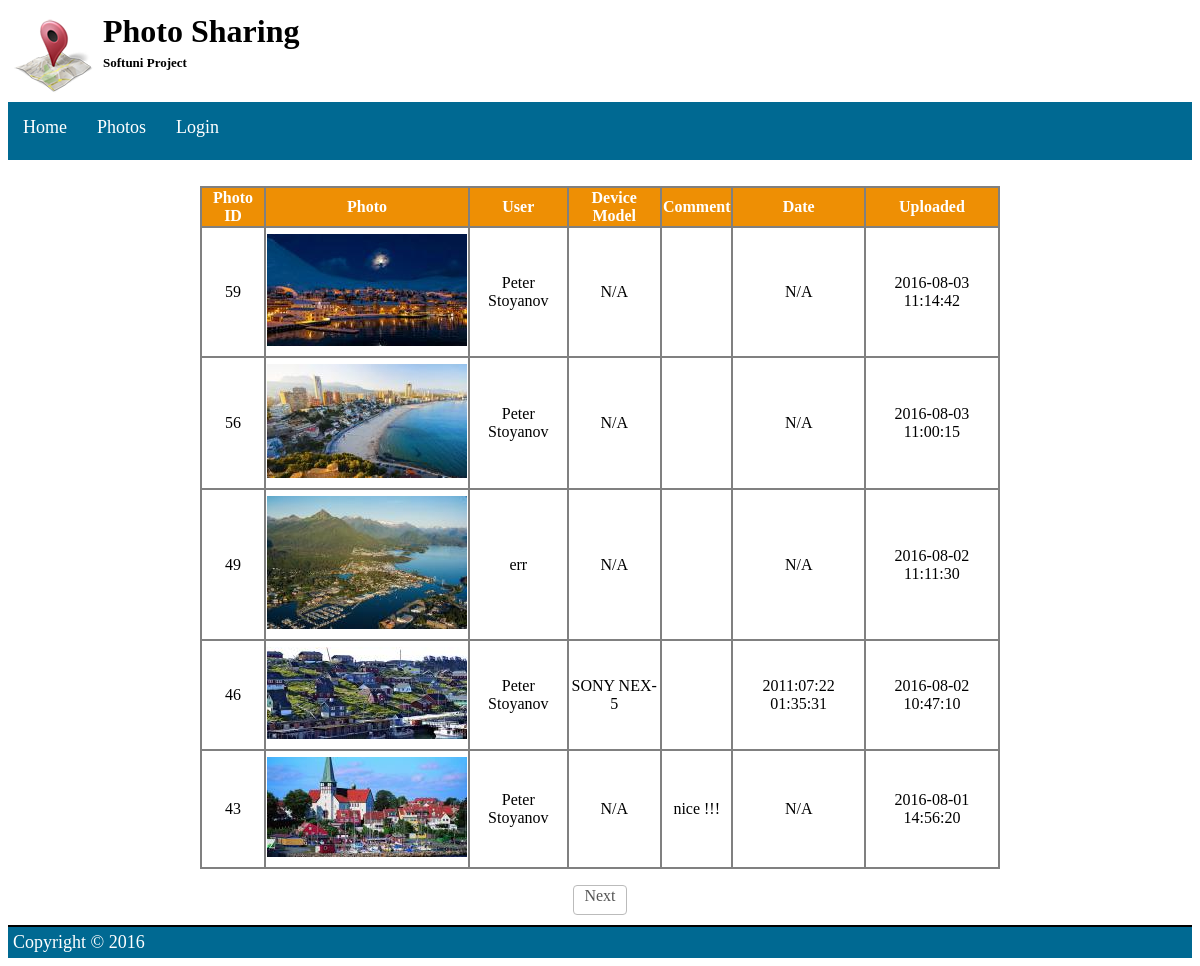
The page /?page=photos on the database its author committed.
### tables this page shows
CREATE TABLE `photos` (
  `id` int(11) NOT NULL,
  `user_id` int(11) DEFAULT NULL,
  `upload_time` timestamp NOT NULL DEFAULT CURRENT_TIMESTAMP,
  `date` varchar(150) NOT NULL,
  `lat` double DEFAULT NULL,
  `long` double DEFAULT NULL,
  `comment` text,
  `filename` varchar(120) DEFAULT NULL,
  `device_model` varchar(200) NOT NULL
);

CREATE TABLE `users` (
  `id` int(11) NOT NULL,
  `username` varchar(50) DEFAULT NULL,
  `password` varchar(100) DEFAULT NULL,
  `fullname` varchar(50) DEFAULT NULL
);

### index.php (called while the page is built, shortened)
<?php
$defaultPage = 'home';
$pages = [];
$files = scandir('pages');
unset($files[0]);
unset($files[1]);
foreach ($files as $file) {
    $pages[] = str_replace('.php', '', $file);
}
if (isset($_GET['page'])) {
    if (in_array($_GET['page'], $pages)) {
        $page = $_GET['page'];
    } else {
        $page = $defaultPage;
    }
} else {
    $page = $defaultPage;
}
require_once 'view/layout.php';

### pages/photos.php (the view, shortened to what this page needs)
<?php
global $con;
if (isset($_GET['p'])) {
    $p = $_GET['p'];
} else {
    $p = 0;
}
$result = mysqli_query($con, "SELECT COUNT(*) FROM photos");
$max = mysqli_fetch_all($result);
$max = (int)$max[0][0];
$start = $p*5;
$result = mysqli_query($con, "SELECT photos.id, `lat`,`long`,`filename`,`comment`,`upload_time`,`date`,`device_model`,`fullname` as user_name FROM photos JOIN users ON photos.user_id = users.id ORDER BY `upload_time` DESC LIMIT $start, 5");
$pnext = $p + 1;
?>
<div class="row">
    <div class="border">
            <p>
            <table class="table" width='100%'>
                <tr>
                    <th class="table">Photo ID</th>
                    <th class="table">Photo</th>
                    <th class="table">User</th>
                    <th class="table">Device Model</th>
                    <th class="table">Comment</th>
                    <th class="table">Date</th>
                    <th class="table">Uploaded</th>
                </tr>
                <?php
                while ($row = mysqli_fetch_array($result)) {
                    $id = htmlspecialchars($row['id']);
                    $username = htmlspecialchars($row['user_name']);
                    $uploadTime = htmlspecialchars($row['upload_time']);
                    $date = htmlspecialchars($row['date']);
                    $comment = htmlspecialchars($row['comment']);
                    $deviceModel = htmlspecialchars($row['device_model']);
                    $filename = htmlspecialchars($row['filename']);
                    echo "<tr>";
                    echo "<td class=\"table\">$id</td>";
                    echo "<td class=\"table\"><a href=\"?page=singlephoto&id=$id\"><img src='thumbs/$filename' style='margin: 5px auto'/></a></td>";
                    echo "<td class=\"table\">$username</td>";
                    echo "<td class=\"table\">$deviceModel</td>";
                    echo "<td class=\"table\">$comment</td>";
                    echo "<td class=\"table\">$date</td>";
                    echo "<td class=\"table\">$uploadTime</td>";
                    echo "</tr>";
                }
                ?>
            </table>
            </p>
            <?php
            if ($pnext <= $max/5) {
                echo "<a href = \"?page=photos&p=$pnext\" class=\"btn\">Next</a>";
            }
            ?>
    </div>
</div>

### view/layout.php (shortened to what this page needs)
<!doctype html>
<html lang="en">
<head>
    <link href='css/app.css' rel='stylesheet' type='text/css'/>
    <link href='css/login.css' rel='stylesheet' type='text/css'>
</head>
<body>
<?php include("_header.php"); ?>
<div class="container">
    <?php
        if(!(in_array($page, ['home']))){
            include(__DIR__."/../pages//".$page.'.php');
        } else {?>
        <?php include(__DIR__.'/../pages//'.$page.'.php'); ?>
    <?php } ?>
</div>
<?php include("_footer.php"); ?>
</body>
</html>

### view/_header.php (shortened to what this page needs)
<header>
    <div class="row">
        <a class="col" href="?page=home">
            <img src="images/logo.png" alt="Vessel Tracking">
        </a>
        <div class="col">
            <h1>Photo Sharing</h1>
            <h2>Softuni Project</h2>
        </div>
    </div>
    <nav class="row">
        <ul>
            <?php
            if (isset($_SESSION['user'])) {
                ?>
                <li><a href="?page=home" class="home"><img src="images/home_icon_button.png"></a></li>
                <li><a href="?page=users">Users</a></li>
                <li><a href="?page=photos">Photos</a></li>
                <li><a href="?page=myphotos">My Photos</a></li>
                <li><a href="?page=upload">Upload Photo</a></li>
            <?php } else { ?>
                <li><a href="?page=home">Home</a></li>
                <li><a href="?page=photos">Photos</a></li>
                <li><a href="?page=login">Login</a></li>
            <?php } ?>
        </ul>
    </nav>
</header>

### view/_footer.php
<footer class="row">
    <div class="col">
        Copyright © <?php echo date('Y'); ?>
    </div>
</footer>

### css/app.css (style rules this page uses)
.row { overflow: hidden; }
.col { display: block; float: left; margin: 5px; }
header h1 { margin: 0px 0px 5px; }
header h2 { font-size: 13px; margin: 0px 0px 0px; }
header > nav { background: #006992; }
header > nav > ul { margin: 0px; padding: 0px; }
header > nav > ul > li { float: left; list-style: none; display: inline-block; }
header > nav > ul > li > a { text-decoration: none; color: #FFFFFF; display: block; font-size: 18px; padding: 15px 15px 16px; border-bottom: 6px solid #006992; }
footer { font-size: 18px; color: white; background: #006992; border-top: 2px solid black; text-align: inherit; }
.btn { padding: 0px 10px; height: 26px; box-shadow: inset 1px 1px 0 rgba(255, 255, 255, 0.3); border-radius: 4px; zoom: 1; cursor: pointer; display: inline-block; outline: medium none !important; padding: 1px 10px; position: relative; text-align: center; text-decoration: none; border: 1px solid #BBBBBB; color: #555555; text-shadow: 0 2px 0 #FFFFFF; }
.container { overflow: hidden; }

### css/login.css (style rules this page uses)
.border { text-align: center; color: #FFFFFF; padding: 10px; max-width: 800px; margin: 0px auto; border-radius: 8px; }
table { border-collapse: collapse; }
.table { border: 2px solid grey; }
th { background-color: #ee8f04; }
td { background-color: white; color: black; }

### rows shown on the page
photos: id "59", filename (picture), user.fullname "Peter Stoyanov", device_model "N/A", date "N/A", upload_time "2016-08-03 11:14:42"
photos: id "56", filename (picture), user.fullname "Peter Stoyanov", device_model "N/A", date "N/A", upload_time "2016-08-03 11:00:15"
photos: id "49", filename (picture), user.fullname "err", device_model "N/A", date "N/A", upload_time "2016-08-02 11:11:30"
photos: id "46", filename (picture), user.fullname "Peter Stoyanov", device_model "SONY NEX-5", date "2011:07:22 01:35:31", upload_time "2016-08-02 10:47:10"
photos: id "43", filename (picture), user.fullname "Peter Stoyanov", device_model "N/A", comment "nice !!!", date "N/A", upload_time "2016-08-01 14:56:20"
